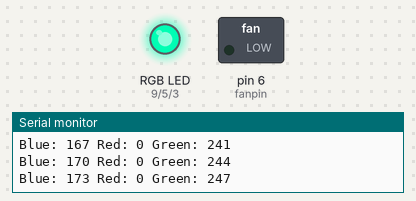
Simulated run of this sketch. Board: Arduino Uno, built with avr-gcc and run on an emulated ATmega328P. Shown: switched loads named in the sketch (green lamp = pin HIGH), an RGB LED mixed from three pins (HIGH = lit), the last lines printed to the serial monitor. Dim RGB values are drawn brighter than linear; random numbers use the default seed unless the sketch sets one.

Above: at 0.16 s.
At 4.82 s:
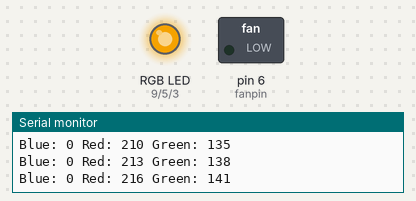
At 9.77 s:
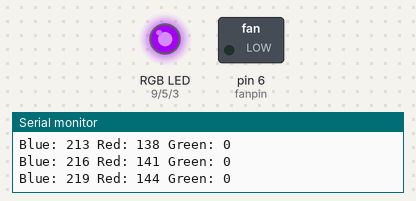
At 19.06 s:
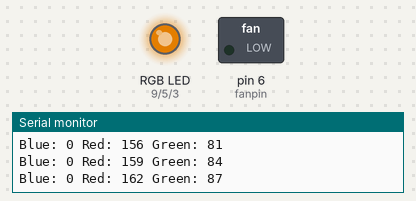
At 28.96 s:
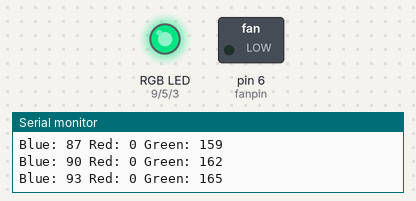
At 38.86 s:
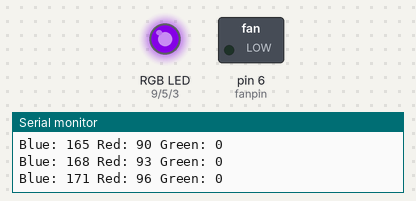
Timing chart, 0 to 40.0 s (numbered marks = the images above):
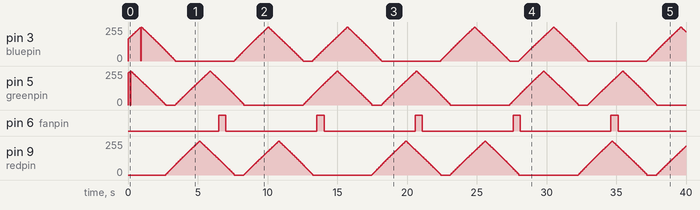

Measured:
- by itself, pin 6 (fanpin): alternates HIGH for 0.51 s and LOW for 6.5 s
- by itself, pin 9 (redpin): moves between 0/255 and 255/255, repeating every 14.8 s

The sketch:

Diffuser.ino
```cpp
/*
  Code for June 2023 Sergio Maldonado, Andrew Mao, Jeanette Guo Diffuser Project
*/
  long blue = 0;
  long red = 0;
  long green = 0;
  int bluestep = 3;
  int redstep = 3;
  int greenstep = 3;
  const int bluepin = 3;
  const int redpin = 9;
  const int greenpin = 5;
  const int fanpin = 6;
  bool fanstate = LOW;

  unsigned long prevfantime = 0;
  unsigned long miltime = 0;


void setup() {
    Serial.begin(9600);
    pinMode(bluepin, OUTPUT);
    pinMode(redpin, OUTPUT);
    pinMode(greenpin, OUTPUT);
    pinMode(fanpin, OUTPUT);
    green = random(0 , 255);
    red = random(0 , 255);
    blue = random(0 , 255);
}

void loop() {
    miltime = millis();

    if(miltime - prevfantime >= 6500 && fanstate == LOW){
      fanstate = !fanstate;
      prevfantime = miltime;
    }
    else if(miltime - prevfantime >= 500 && fanstate == HIGH){
      fanstate = !fanstate;
      prevfantime = miltime;
    }
    digitalWrite(fanpin, fanstate);
   Serial.print("Blue: ");
   Serial.print(blue);
   Serial.print(" Red: ");
   Serial.print(red);
   Serial.print(" Green: ");
   Serial.println(green);

  blue = blue + bluestep;
  if(blue >= 255){
    bluestep = -3;
  }
  else if(blue <= 0){
    bluestep = 3;
  }


  red = red + redstep;
  if(red >= 255){
    redstep = -3;
  }
  else if(red <= 0){
    redstep = 3;
  }


  green = green + greenstep;
  if(green >= 255){
    greenstep = -3;
  }
  else if(green <= 0){
    greenstep = 3;
  }

  if(green <= red && green <= blue){
    green = 0;
  }
  else if(red <= green && red <= blue){
    red = 0;
  }
  else if(blue <= green && blue <= red){
    blue = 0;
  }

  analogWrite(greenpin, green);
  analogWrite(redpin, red);
  analogWrite(bluepin, blue);
}
```
